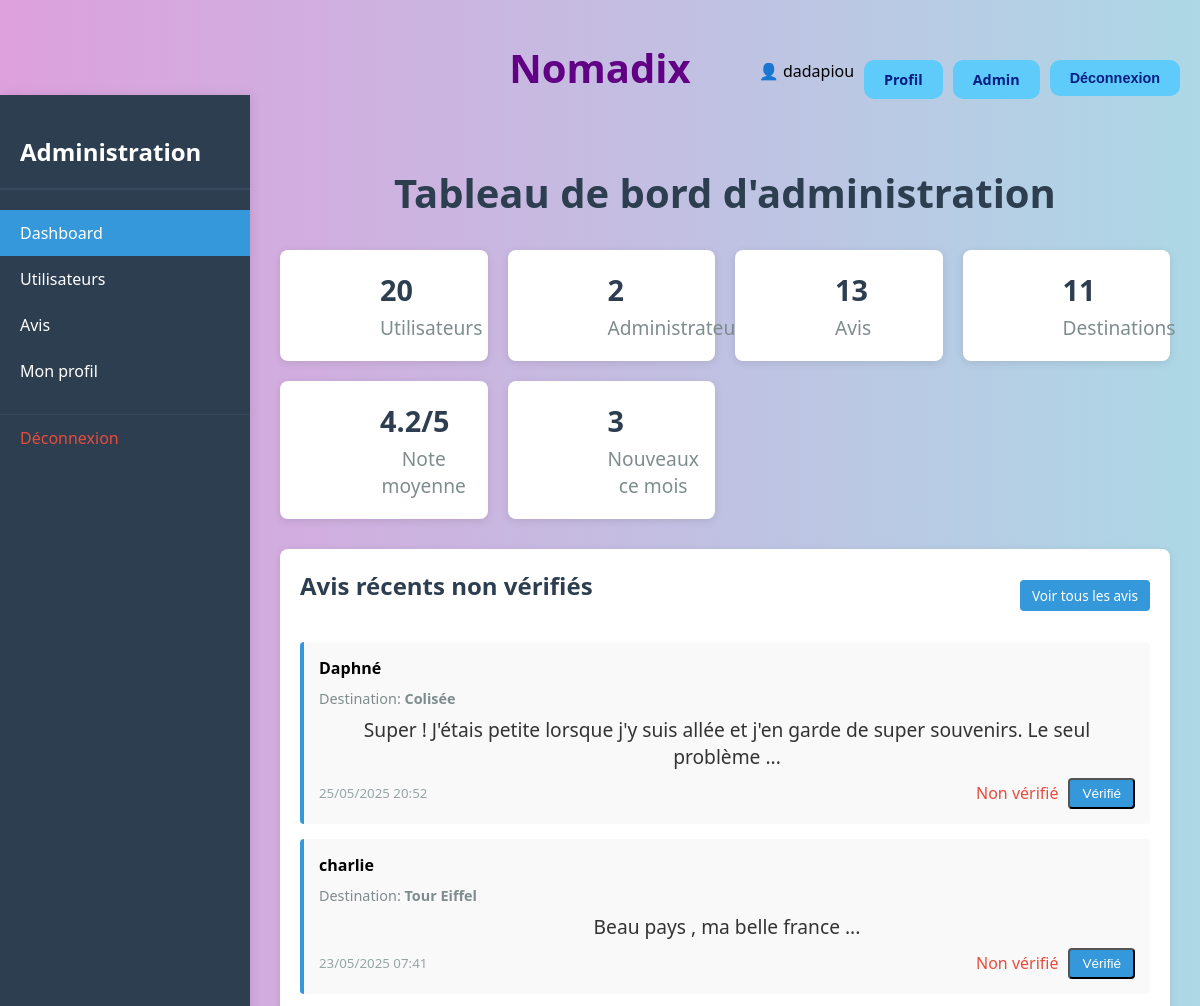
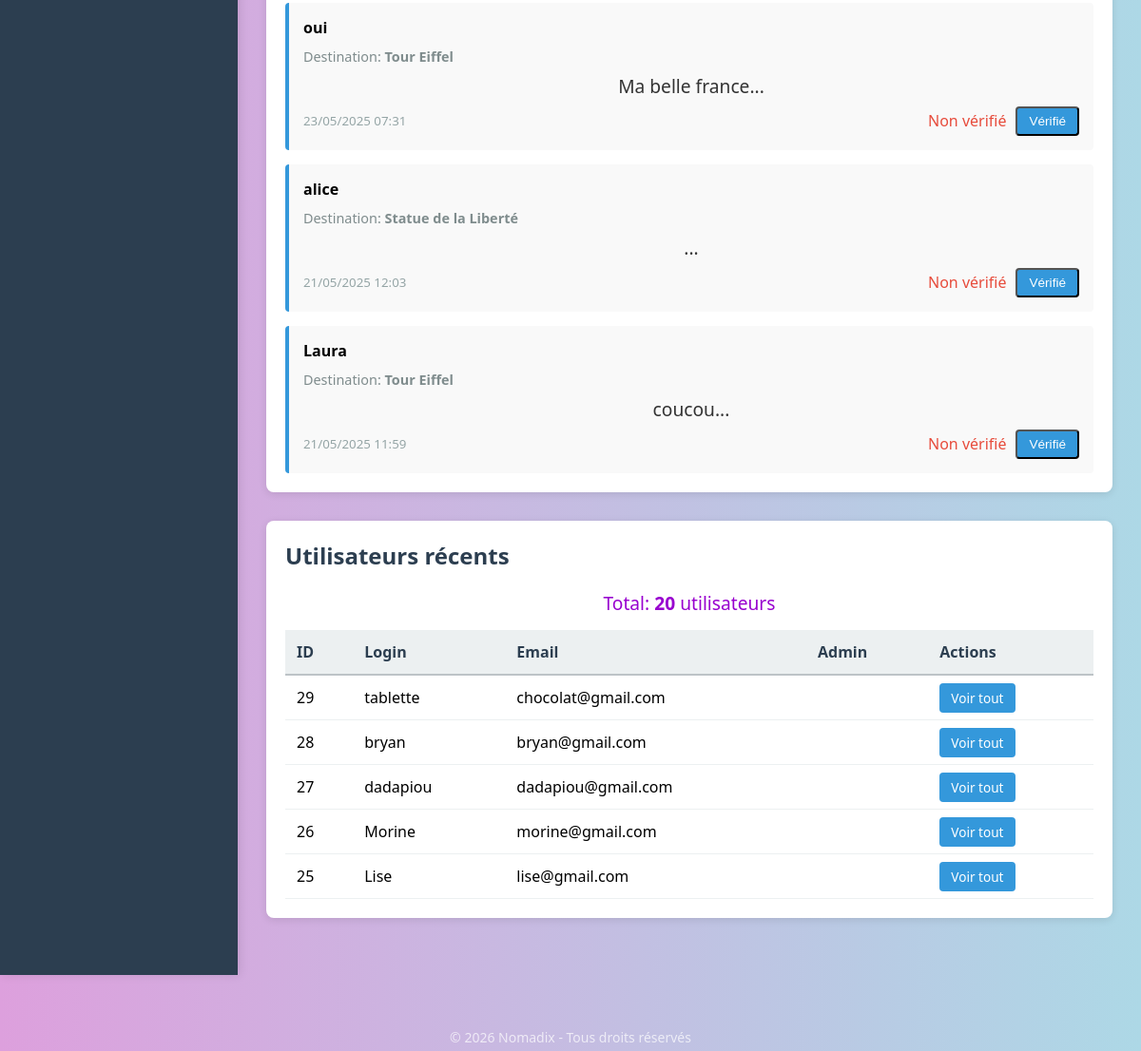
The app's page /admin.php (signed in) with its own data (2 pictures, top to bottom).
### tables this page shows
CREATE TABLE `avis` (
  `id` int NOT NULL AUTO_INCREMENT,
  `idUtilisateur` int NOT NULL,
  `idDestination` int NOT NULL,
  `note` int NOT NULL,
  `commentaire` varchar(500) DEFAULT NULL,
  `dateAvis` datetime NOT NULL DEFAULT CURRENT_TIMESTAMP,
  `verified` tinyint NOT NULL,
  PRIMARY KEY (`id`),
  KEY `idUtilisateur` (`idUtilisateur`),
  KEY `idDestination` (`idDestination`)
);

CREATE TABLE `utilisateurs` (
  `id` int NOT NULL AUTO_INCREMENT,
  `login` varchar(100) NOT NULL,
  `motDePasse` varchar(255) NOT NULL,
  `email` varchar(100) NOT NULL,
  `dateCreation` datetime DEFAULT CURRENT_TIMESTAMP,
  `admin` tinyint NOT NULL,
  PRIMARY KEY (`id`),
  UNIQUE KEY `email` (`email`)
);

CREATE TABLE `destinations` (
  `id` int NOT NULL AUTO_INCREMENT,
  `nom` varchar(100) NOT NULL,
  `description` varchar(500) DEFAULT NULL,
  `pays` varchar(100) DEFAULT NULL,
  `ville` varchar(100) DEFAULT NULL,
  `image` varchar(500) DEFAULT NULL,
  PRIMARY KEY (`id`)
);

### admin.php (called while the page is built, shortened)
<?php
require_once __DIR__ . '/controllers/AdminController.php';
$controller = new AdminController();
$controller->handleAdmin();
?>

### views/admin.php (the view, shortened to what this page needs)
<?php
require_once __DIR__ . '/../controllers/AdminController.php';
require_once __DIR__ . '/header.php';
$controller = new AdminController();
$page = $_GET['page'] ?? 'dashboard';
$conn = Database::getAdminConnection();
$stats = $controller->getStats($conn);
$allReviews = $controller->getAllReviews($conn);
$users = $controller->getUsers($conn);
?>
<link rel="stylesheet" href="/Nomadix/public/css/admin.css">
<main class="admin-dashboard">
    <div class="admin-container">
        <aside class="admin-sidebar">
            <h2>Administration</h2>
            <nav>
                <ul>
                    <li><a href="admin.php?page=dashboard"
                            class="nav-link <?= ($page === 'dashboard') ? 'active' : '' ?>"> Dashboard</a></li>
                    <li><a href="admin.php?page=users"
                            class="nav-link <?= ($page === 'users') ? 'active' : '' ?>"> Utilisateurs</a></li>
                    <li><a href="admin.php?page=reviews"
                            class="nav-link <?= ($page === 'reviews') ? 'active' : '' ?>"> Avis</a></li>
                    <li><a href="profil.php" class="nav-link"><i class="fas fa-user"></i> Mon profil</a></li>
                    <li><a href="connexion.php?logout=1" class="nav-link logout"><i class="fas fa-sign-out-alt"></i>
                            Déconnexion</a></li>
                </ul>
            </nav>
        </aside>
        <section class="admin-content">
            <?php if ($page === 'dashboard'): ?>
                <h1>Tableau de bord d'administration</h1>
                <div class="stats-grid">
                    <div class="stat-card">
                        <div class="stat-content">
                            <h3><?= htmlspecialchars($stats['totalUsers'] ?? 0) ?></h3>
                            <p>Utilisateurs</p>
                        </div>
                    </div>
                    <div class="stat-card">
                        <div class="stat-content">
                            <h3><?= htmlspecialchars($stats['totalAdmins'] ?? 0) ?></h3>
                            <p>Administrateurs</p>
                        </div>
                    </div>
                    <div class="stat-card">
                        <div class="stat-content">
                            <h3><?= htmlspecialchars($stats['totalReviews'] ?? 0) ?></h3>
                            <p>Avis</p>
                        </div>
                    </div>
                    <div class="stat-card">
                        <div class="stat-content">
                            <h3><?= htmlspecialchars($stats['totalDestinations'] ?? 0) ?></h3>
                            <p>Destinations</p>
                        </div>
                    </div>
                    <div class="stat-card">
                        <div class="stat-content">
                            <h3><?= htmlspecialchars($stats['averageRating'] ?? 0) ?>/5</h3>
                            <p>Note moyenne</p>
                        </div>
                    </div>
                    <div class="stat-card">
                        <div class="stat-content">
                            <h3><?= htmlspecialchars($stats['usersThisMonth'] ?? 0) ?></h3>
                            <p>Nouveaux ce mois</p>
                        </div>
                    </div>
                </div>
                <section class="recent-reviews">
                    <div style="display: flex; justify-content: space-between; align-items: center; margin-bottom: 20px;">
                        <h2><i class="fas fa-star"></i> Avis récents non vérifiés</h2>
                        <a href="admin.php?page=reviews" class="btn-small">Voir tous les avis</a>
                    </div>
                    <?php
                    $unverifiedReviews = array_filter($allReviews ?? [], function ($review) {
                        return !($review['verified'] ?? false);
                    });
                    $recentUnverified = array_slice($unverifiedReviews, 0, 5);
                    ?>
                    <?php if (!empty($recentUnverified)): ?>
                        <div class="reviews-list">
                            <?php foreach ($recentUnverified as $review): ?>
                                <div class="review-item">
                                    <div class="review-header">
                                        <strong><?= htmlspecialchars($review['login'] ?? 'Anonyme') ?></strong>
                                    </div>
                                    <div class="review-destination">
                                        Destination: <strong><?= htmlspecialchars($review['destinationNom'] ?? 'N/A') ?></strong>
                                    </div>
                                    <p class="review-text">
                                        <?= htmlspecialchars(substr($review['commentaire'] ?? '', 0, 100)) ?>...
                                    </p>
                                    <div style="display: flex; justify-content: space-between; align-items: center; flex-wrap: wrap;">
                                        <small class="review-date">
                                            <?= date('d/m/Y H:i', strtotime($review['dateAvis'] ?? 'now')) ?>
                                        </small>
                                        <div style="display: flex; gap: 10px; align-items: center;">
                                            <span style="color: <?= ($review['verified'] ?? false) ? '#27ae60' : '#e74c3c' ?>">
                                                <?= ($review['verified'] ?? false) ? '<i class="fas fa-check-circle"></i> Vérifié' : '<i class="fas fa-times-circle"></i> Non vérifié' ?>
                                            </span>
                                            <form method="POST" action="admin.php" style="display: inline;">
                                                <button type="submit" class="btn-small">
                                                    <?= ($review['verified'] ?? false) ? 'Non vérifié' : 'Vérifié' ?>
                                                </button>
                                            </form>
                                        </div>
                                    </div>
                                </div>
                            <?php endforeach; ?>
                        </div>
                    <?php else: ?>
                        <p>Aucun avis non vérifié pour le moment.</p>
                    <?php endif; ?>
                </section>
                <section class="recent-users">
                    <h2><i class="fas fa-users"></i> Utilisateurs récents</h2>
                    <p>Total: <strong><?= htmlspecialchars(count($users) ?? 0) ?></strong> utilisateurs</p>
                    <table class="admin-table">
                        <thead>
                            <tr>
                                <th>ID</th>
                                <th>Login</th>
                                <th>Email</th>
                                <th>Admin</th>
                                <th>Actions</th>
                            </tr>
                        </thead>
                        <tbody>
                            <?php foreach (array_slice($users ?? [], 0, 5) as $user): ?>
                                <tr>
                                    <td><?= htmlspecialchars($user['id'] ?? '') ?></td>
                                    <td><?= htmlspecialchars($user['login'] ?? '') ?></td>
                                    <td><?= htmlspecialchars($user['email'] ?? '') ?></td>
                                    <td>
                                    </td>
                                    <td>
                                        <a href="admin.php?page=users" class="btn-small">Voir tout</a>
                                    </td>
                                </tr>
                            <?php endforeach; ?>
                        </tbody>
                    </table>
                </section>
            <?php endif; ?>
        </section>
    </div>
</main>
<?php require_once __DIR__ . '/footer.php'; ?>

### public/css/style.css (style rules this page uses)
body { font-family: 'Segoe UI', sans-serif; background: linear-gradient(to right, #dda0dd, #add8e6); margin: 0; padding: 0; min-height: 100vh; position: relative; padding-bottom: 80px; box-sizing: border-box; }
h1, p { text-align: center; margin: 0; }
h1 { margin-top: 40px; color: rgb(97, 0, 132); font-size: 40px; }
p { margin-top: 10px; color: rgb(152, 0, 207); font-size: 1.2em; }
a { text-decoration: none; }

### public/css/admin.css (style rules this page uses)
.admin-dashboard { display: flex; min-height: calc(100vh - 120px); }
.admin-container { display: flex; width: 100%; max-width: 1400px; margin: 0 auto; }
.admin-sidebar { width: 250px; background-color: #2c3e50; color: white; padding: 20px 0; box-shadow: 2px 0 10px rgba(0,0,0,0.1); }
.admin-sidebar h2 { padding: 0 20px 20px; border-bottom: 2px solid #34495e; margin-bottom: 20px; }
.admin-sidebar nav ul { list-style: none; padding: 0; margin: 0; }
.admin-sidebar nav li { margin: 0; }
.admin-sidebar .nav-link { display: block; padding: 12px 20px; color: white; text-decoration: none; transition: background-color 0.3s; }
.admin-sidebar .nav-link:hover, .admin-sidebar .nav-link.active { background-color: #3498db; }
.admin-sidebar .nav-link.logout { color: #e74c3c; margin-top: 20px; border-top: 1px solid #34495e; }
.admin-content { flex: 1; padding: 30px; }
.admin-content h1 { margin-bottom: 30px; color: #2c3e50; }
.stats-grid { display: grid; grid-template-columns: repeat(auto-fit, minmax(200px, 1fr)); gap: 20px; margin-bottom: 30px; }
.stat-card { background-color: white; padding: 20px; border-radius: 8px; box-shadow: 0 2px 8px rgba(0,0,0,0.1); display: flex; align-items: center; gap: 20px; }
.stat-content h3 { margin: 0; color: #2c3e50; font-size: 1.8em; }
.stat-content p { margin: 5px 0 0; color: #7f8c8d; }
.recent-reviews, .recent-users { background-color: white; padding: 20px; border-radius: 8px; box-shadow: 0 2px 8px rgba(0,0,0,0.1); margin-bottom: 30px; }
.recent-reviews h2, .recent-users h2 { margin-top: 0; color: #2c3e50; }
.reviews-list { display: grid; gap: 15px; }
.review-item { padding: 15px; background-color: #f9f9f9; border-left: 4px solid #3498db; border-radius: 4px; }
.review-header { display: flex; justify-content: space-between; align-items: center; margin-bottom: 10px; }
.review-destination { font-size: 0.9em; color: #7f8c8d; margin: 5px 0; }
.review-text { margin: 8px 0; color: #333; }
.review-date { color: #95a5a6; }
.admin-table { width: 100%; border-collapse: collapse; margin-top: 15px; }
.admin-table th { background-color: #ecf0f1; padding: 12px; text-align: left; font-weight: bold; color: #2c3e50; border-bottom: 2px solid #bdc3c7; }
.admin-table td { padding: 12px; border-bottom: 1px solid #ecf0f1; }
.btn-small { padding: 6px 12px; background-color: #3498db; color: white; text-decoration: none; border-radius: 4px; font-size: 0.85em; transition: background-color 0.3s; }

### records on screen
avis: idUtilisateur.login "Daphné", idDestination.nom "Colisée", commentaire "Super ! J'étais petite lorsque j'y suis allée et j'en garde de super souvenirs. Le seul problème", dateAvis "25/05/2025 20:52", verified "Non vérifié"
avis: idUtilisateur.login "charlie", idDestination.nom "Tour Eiffel", commentaire "Beau pays , ma belle france", dateAvis "23/05/2025 07:41", verified "Non vérifié"
avis: idUtilisateur.login "oui", idDestination.nom "Tour Eiffel", commentaire "Ma belle france", dateAvis "23/05/2025 07:31", verified "Non vérifié"
avis: idUtilisateur.login "alice", idDestination.nom "Statue de la Liberté", dateAvis "21/05/2025 12:03", verified "Non vérifié"
avis: idUtilisateur.login "Laura", idDestination.nom "Tour Eiffel", commentaire "coucou", dateAvis "21/05/2025 11:59", verified "Non vérifié"
utilisateurs: id "29", login "tablette", email "chocolat@gmail.com"
utilisateurs: id "28", login "bryan", email "bryan@gmail.com"
utilisateurs: id "27", login "dadapiou", email "dadapiou@gmail.com"
utilisateurs: id "26", login "Morine", email "morine@gmail.com"
utilisateurs: id "25", login "Lise", email "lise@gmail.com"

### other values on screen
$_SESSION["user"]["login"] "dadapiou"
$stats['totalUsers'] "20"
$stats['totalAdmins'] "2"
$stats['totalReviews'] "13"
$stats['totalDestinations'] "11"
$stats['averageRating'] "4.2"
$stats['usersThisMonth'] "3"
count($users) "20"
